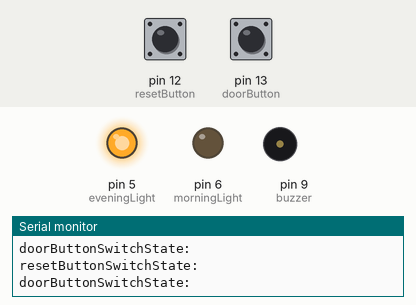
This sketch was run on a simulated Arduino Uno, built with avr-gcc and run on an emulated ATmega328P. Shown: output pins drawn as LEDs (lit = HIGH), buzzer (waves = sounding), the last lines printed to the serial monitor. Dashed ring = blinking. The test bench sets the inputs (shaded band); at power-on: pin 13 (doorButton) LOW, pin 12 (resetButton) LOW.

Above: at 3.4 s.
3.5 s: pin 13 (doorButton) pulled HIGH for 1 s
At 4.2 s:
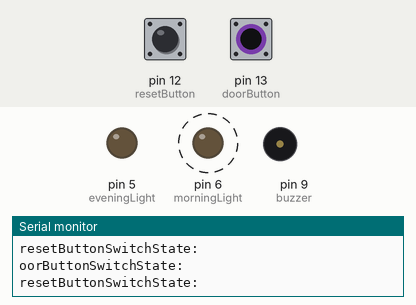
7.5 s: pin 12 (resetButton) pulled HIGH for 0.15 s
10.5 s: pin 12 (resetButton) pulled HIGH for 1 s
14.5 s: pin 13 (doorButton) pulled HIGH for 0.15 s
At 14.62 s:
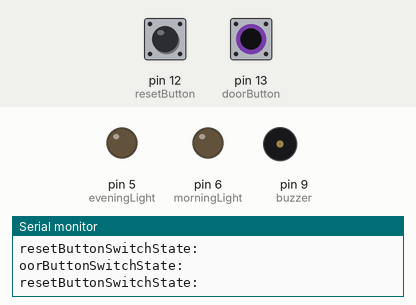
17.6 s: pin 13 (doorButton) pulsed HIGH 5 times (0.12 s each, 0.3 s apart)
At 20.1 s:
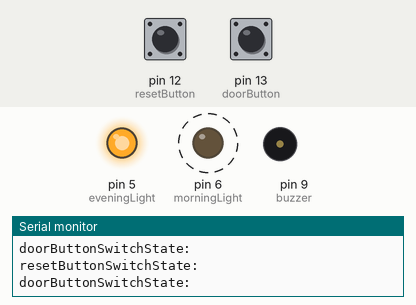
22.1 s: pin 13 (doorButton) pulled HIGH for 3.2 s
At 23.8 s:
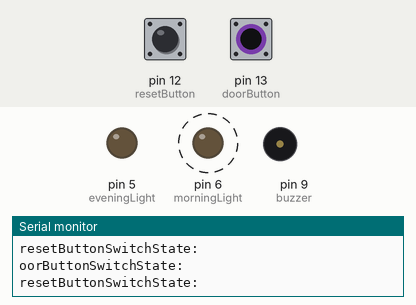
Timing chart, 0 to 27.8 s (numbered marks = the images above; inputs shaded):
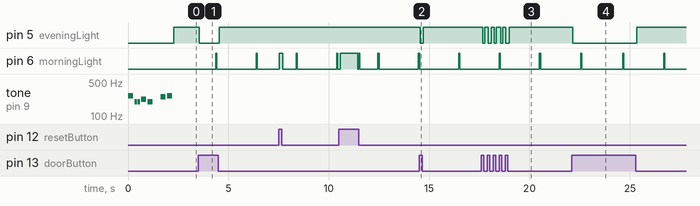

The sketch:

DontForgetToFeedThatDog.ino
```cpp
#include "pitches.h" // THIS IS FOR THE TONES

// notes in the melody:
int melody[] = {
  NOTE_C4, NOTE_G3,NOTE_G3, NOTE_A3, NOTE_G3,0, NOTE_B3, NOTE_C4};

// note durations: 4 = quarter note, 8 = eighth note, etc.:
int noteDurations[] = {
  4, 8, 8, 4,4,4,4,4 };

const int morningLight = 6; // red led
const int eveningLight = 5; // yellow led
const int resetButton = 12; // farthest from buzzer
const int doorButton = 13; // closest to buzzer
const int buzzer = 9; // closest to buzzer
int doorButtonSwitchState = 0;
int resetButtonSwitchState = 0;
//const int second = 1000;
//int minute = second*60;
//int hour = minute*60;
//const int day = hour*24;
//const int tenseconds = second*10;
int ledState = LOW;             // ledState used to set the LED
long previousMillis = 0;        // will store last time LED was updated

// the follow variables is a long because the time, measured in miliseconds,
// will quickly become a bigger number than can be stored in an int.
long interval = 1000;


void setup() {

//  delay (minute);
  // put your setup code here, to run once:
  pinMode(morningLight, OUTPUT);
  pinMode(eveningLight, OUTPUT);
//  pinMode(resetButton, INPUT);
//  pinMode(doorButton, INPUT);
  pinMode(buzzer, OUTPUT);
   Serial.begin(9600);

   for (int thisNote = 0; thisNote < 8; thisNote++) {

    // to calculate the note duration, take one second
    // divided by the note type.
    //e.g. quarter note = 1000 / 4, eighth note = 1000/8, etc.
    int noteDuration = 1000/noteDurations[thisNote];
    tone(buzzer, melody[thisNote],noteDuration);

    // to distinguish the notes, set a minimum time between them.
    // the note's duration + 30% seems to work well:
    int pauseBetweenNotes = noteDuration * 1.30;
    delay(pauseBetweenNotes);
    // stop the tone playing:
    noTone(buzzer);

    // Joseph, right here. I want you to try and get the leds flashing.

 // digitalWrite(eveningLight, LOW);
  //  digitalWrite(morningLight, LOW);
 // delay(500);
 // digitalWrite(eveningLight, HIGH);  //Right here you should try and get the buttons doing anything... like turning on the led or playing the melody or something.
 // delay(500);
 // digitalWrite(eveningLight, LOW);
//  delay(500);


  }

}

void loop() {
   // check to see if it's time to blink the LED; that is, if the
  // difference between the current time and last time you blinked
  // the LED is bigger than the interval at which you want to
  // blink the LED.
  unsigned long currentMillis = millis();

  if(currentMillis - previousMillis > interval) {
    // save the last time you blinked the LED
    previousMillis = currentMillis;

    // if the LED is off turn it on and vice-versa:
    if (ledState == LOW)
      ledState = HIGH;
    else
      ledState = LOW;

    // set the LED with the ledState of the variable:
    digitalWrite(morningLight, ledState);
  }


  // put your main code here, to run repeatedly:

    //Serial.println("hour: "+hour);
  // Serial.println("day: "+day);
  // Serial.println("second: "+second);

  doorButtonSwitchState = digitalRead(doorButton);
  Serial.println("doorButtonSwitchState: "+doorButtonSwitchState);
//  Serial.print("resetButton: "+resetButton);

  if (doorButtonSwitchState == HIGH) {
    digitalWrite(eveningLight, LOW);
  } else {
    digitalWrite(eveningLight, HIGH);
  }

//   doorButtonSwitchState = digitalRead(doorButton);   // read the input pin
//  digitalWrite(eveningLight, doorButtonSwitchState);
resetButtonSwitchState = digitalRead(resetButton);
  Serial.println("resetButtonSwitchState: "+resetButtonSwitchState);
//  Serial.print("resetButton: "+resetButton);

  if (resetButtonSwitchState == HIGH) {
    digitalWrite(morningLight, HIGH);
  } else {
    digitalWrite(morningLight, LOW);
  }

}
```

pitches.h
```cpp
/*************************************************
 * Public Constants
 *************************************************/

#define NOTE_B0  31
#define NOTE_C1  33
#define NOTE_CS1 35
#define NOTE_D1  37
#define NOTE_DS1 39
#define NOTE_E1  41
#define NOTE_F1  44
#define NOTE_FS1 46
#define NOTE_G1  49
#define NOTE_GS1 52
#define NOTE_A1  55
#define NOTE_AS1 58
#define NOTE_B1  62
#define NOTE_C2  65
#define NOTE_CS2 69
#define NOTE_D2  73
#define NOTE_DS2 78
#define NOTE_E2  82
#define NOTE_F2  87
#define NOTE_FS2 93
#define NOTE_G2  98
#define NOTE_GS2 104
#define NOTE_A2  110
#define NOTE_AS2 117
#define NOTE_B2  123
#define NOTE_C3  131
#define NOTE_CS3 139
#define NOTE_D3  147
#define NOTE_DS3 156
#define NOTE_E3  165
#define NOTE_F3  175
#define NOTE_FS3 185
#define NOTE_G3  196
#define NOTE_GS3 208
#define NOTE_A3  220
#define NOTE_AS3 233
#define NOTE_B3  247
#define NOTE_C4  262
#define NOTE_CS4 277
#define NOTE_D4  294
#define NOTE_DS4 311
#define NOTE_E4  330
#define NOTE_F4  349
#define NOTE_FS4 370
#define NOTE_G4  392
#define NOTE_GS4 415
#define NOTE_A4  440
#define NOTE_AS4 466
#define NOTE_B4  494
#define NOTE_C5  523
#define NOTE_CS5 554
#define NOTE_D5  587
#define NOTE_DS5 622
#define NOTE_E5  659
#define NOTE_F5  698
#define NOTE_FS5 740
#define NOTE_G5  784
#define NOTE_GS5 831
#define NOTE_A5  880
#define NOTE_AS5 932
#define NOTE_B5  988
#define NOTE_C6  1047
#define NOTE_CS6 1109
#define NOTE_D6  1175
#define NOTE_DS6 1245
#define NOTE_E6  1319
#define NOTE_F6  1397
#define NOTE_FS6 1480
#define NOTE_G6  1568
#define NOTE_GS6 1661
#define NOTE_A6  1760
#define NOTE_AS6 1865
#define NOTE_B6  1976
#define NOTE_C7  2093
#define NOTE_CS7 2217
#define NOTE_D7  2349
#define NOTE_DS7 2489
#define NOTE_E7  2637
#define NOTE_F7  2794
#define NOTE_FS7 2960
#define NOTE_G7  3136
#define NOTE_GS7 3322
#define NOTE_A7  3520
#define NOTE_AS7 3729
#define NOTE_B7  3951
#define NOTE_C8  4186
#define NOTE_CS8 4435
#define NOTE_D8  4699
#define NOTE_DS8 4978
```

Measured:
- after the input at 3.5 s, pin 5 (eveningLight): HIGH → LOW after 0.06 s, → HIGH 0.99 s later
- after the input at 14.5 s, pin 5 (eveningLight): HIGH → LOW after 0.05 s, → HIGH 0.16 s later
- after the input at 17.6 s, pin 5 (eveningLight): alternates HIGH for 0.16 s and LOW for 0.11 s, 10 changes in all, then stays HIGH, starting after 0.07 s
- after the input at 22.1 s, pin 5 (eveningLight): HIGH → LOW after 0.07 s, → HIGH 3.2 s later
- by itself, pin 6 (morningLight): alternates HIGH for 0.05 s and LOW for 2.0 s
